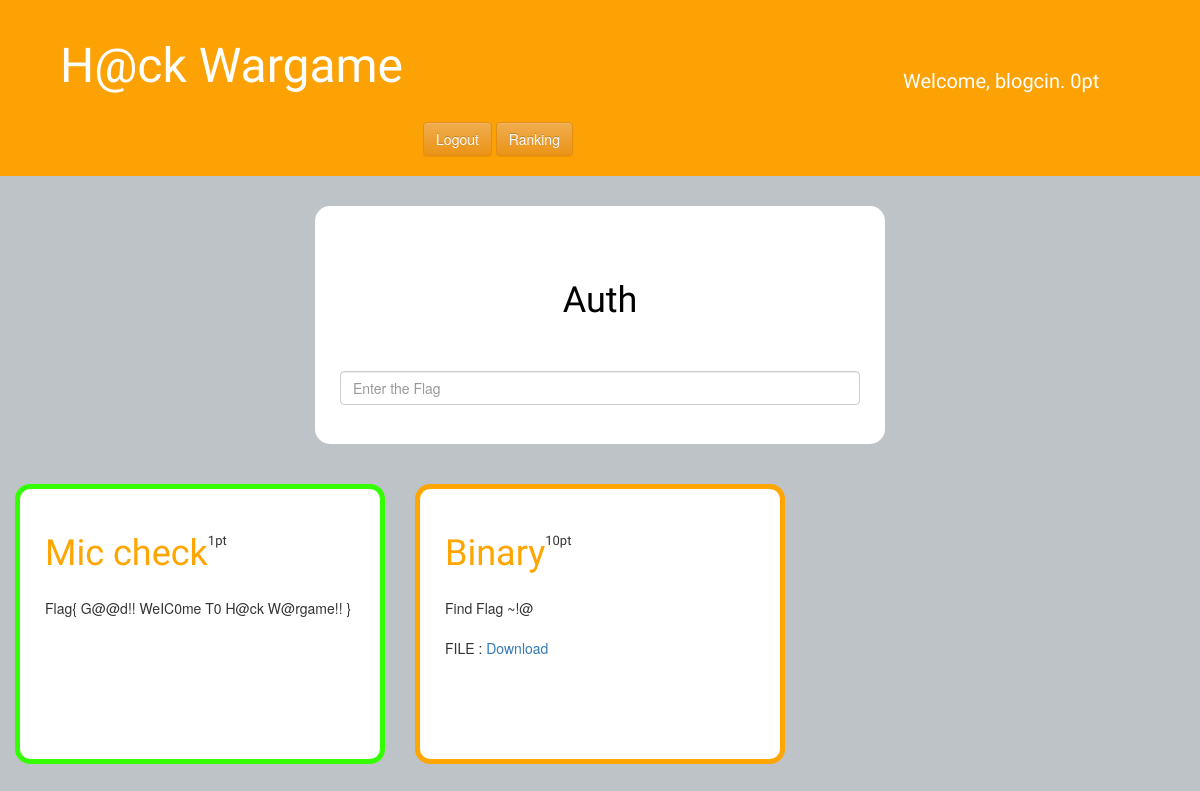
Screenshot of /user/index/ (signed in) with the database file from the repository.
### userAccount/models.py (models this page shows)
class MyUser(AbstractUser):
	question = models.ManyToManyField(Question)
	score = models.IntegerField(default=0)
	solve = models.DateTimeField(default=timezone.now)

class Question(models.Model):
	title = models.TextField()
	score = models.IntegerField(default=0)
	text = models.TextField()
	url = models.URLField(blank=True, null=True)
	file = models.FileField(blank=True, null=True)
	flag = models.TextField(unique=True)

### userAccount/views.py (the view, shortened to what this page needs)
class IndexForm(View):
	def get(self, request, *args, **kwargs):
		questions = Question.objects.order_by('score')
		solveQuestions = request.user.question.all()
		return render(request, 'userAccount/index.html', {'questions': questions, 'solveQuestions':solveQuestions})

### userAccount/templates/userAccount/index.html (shortened to what this page needs)
{% load staticfiles %}
<html>
<head>
<link rel="stylesheet" href="//maxcdn.bootstrapcdn.com/bootstrap/3.2.0/css/bootstrap.min.css">
<link rel="stylesheet" href="//maxcdn.bootstrapcdn.com/bootstrap/3.2.0/css/bootstrap-theme.min.css">
<link rel="stylesheet" href="{% static 'css/blog.css' %}">
</head>
<body style="background-color: #BDC3C7!important">
	{% if user.is_authenticated %}
	<div class="page-title col-xs-12 col-md-12 col-sm-12">
		<h1 style="float:left; margin-left: 20px">H@ck Wargame</h1>
		<div style="height: auto; width: 100%; padding-left: 10px;">
			<h1><p style="display:inline-block; float: left;margin-top: 30px; margin-left: 500px;">Welcome, {{ user.username }}. {{ user.score }}pt</p></h1>
			<button type="button" class="btn btn-warning" onclick="location.href='{% url 'user:logout' %}'" style="margin-left: 20px; margin-top: 20px">Logout</a></button> <button type="button" class="btn btn-warning" onclick="location.href='{% url 'user:rankingForm' %}'" style="margin-top: 20px">Ranking</button>
		</div>
	</div>
	<div class="col-xs-3 col-md-3 col-sm-3">
		</div>
		<div class="col-xs-6 col-md-6 col-sm-6" style="float: left;">
			<div class="Auth-form" style="border-radius: 15px; padding: 25px; background-color: white; margin-top: 30px; margin-bottom: 30px" >
			   	<center><h1 style="color: black; padding: 30px;">Auth</h1></center>
			   	<form name="flag" action={% url 'user:checkFlag' %} method="POST">{% csrf_token %}
			   		<input type="text" class="form-control flag-field" value="" placeholder="Enter the Flag" name="flag" />
			   	</form>
			</div>
		</div>
		<div class="col-xs-3 col-md-3 col-sm-3">
		</div>
		{% endif %}
		{% if questions != None %}
			{% for question in questions %}
				{% if question in solveQuestions %}
				<div class="col-xs-4 col-md-4 col-sm-4" style="float: left">
					<div class="question-form" style="height: 35%; width: 100%; border: 5px solid #33FF00 ;border-radius: 15px; padding: 25px; background-color: white; margin-top: 10px" >
				   		<h1 style="float: left;">{{ question.title }}</h1> <h3 style="padding-left: 10px; font-family: 'Baloo';font-size: 13px">  {{ question.score }}pt</h3>
				   		{{question.text}}
				   	</div>
				</div>
				{% else %}
				<div class="col-xs-4 col-md-4 col-sm-4" style="float: left">
				   	<div class="question-form" style="height: 35%; width: 100%; border: 5px solid orange ;border-radius: 15px; padding: 25px; background-color: white; margin-top: 10px" >
				   		<h1 style="float: left;">{{ question.title }}</h1> <h3 style="padding-left: 10px; font-family: 'Baloo';font-size: 13px">  {{ question.score }}pt</h3>
				   		{{question.text}}
				   		{% if question.file.url != "" %}
				   		</br> FILE : <a href="{{question.file.url}}">Download</a>
				   		{% endif %}
				   	</div>
			    </div>
			    {% endif %}
			{% endfor %}
		{% endif %}
</body>
</html>

### userAccount/static/css/blog.css (style rules this page uses)
.page-title { background-color: #FCA205; margin-top: 0; padding: 20px 20px 20px 40px; }
.page-title h1, .page-title h1 a, .page-title h1 a:visited, .page-title h1 a:active { color: #ffffff; font-size: 36pt; text-decoration: none; }
h1 { color : orange; font-family: 'Baloo'; margin-bottom: 20px; }
h1 p { font-family: 'Baloo'; font-size: 15pt; }
h3 { font-family: 'India-Flower' font-size: 10pt; }

### rows the page displays
MyUser: username "blogcin", score "0"
Question: title "Mic check", score "1", text "Flag{ G@@d!! WeIC0me T0 H@ck W@rgame!! }"
Question: title "Binary", score "10", text "Find Flag ~!@"
